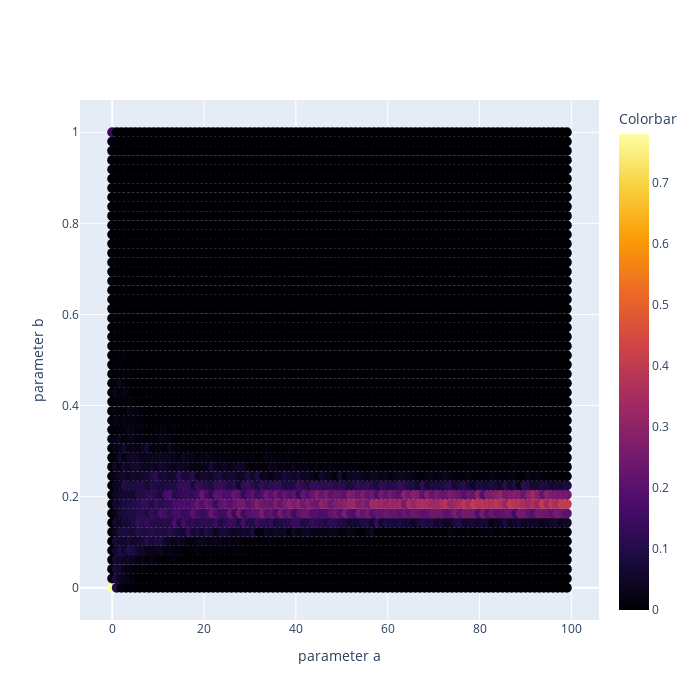

The notebook cell this image was saved under:
### Code cell
fig= [go.Scatter(
    x= coords_x,
    y= coords_y,
    mode= 'markers',
    marker= {
        'color': coords_topo,
        "colorbar": dict(
            title="Colorbar"
        ),
        'colorscale': 'Inferno',
            'line': {'width': 0},
            'size': 10,
            'symbol': 'circle',
        "opacity": 1
    }
)]


layout= go.Layout(
    xaxis= dict(
        title= 'parameter a'
    ),
    yaxis= dict(
        title= 'parameter b'
    ),
    height= 700,
    width= 700
)

Figure= go.Figure(data= fig,layout= layout)

iplot(Figure)

### Figure 1 — Plotly figure (JSON) as saved in the notebook; plotly's stock layout.template omitted (floating-point values rounded to 4 significant figures; data arrays with more than 128 entries replaced by an {"elided": "..."} marker saying what was removed)
{"data": [{"marker": {"color": {"elided": "5000 float values"}, "colorbar": {"title": {"text": "Colorbar"}}, "colorscale": [[0, "#000004"], [0.1111, "#1b0c41"], [0.2222, "#4a0c6b"], [0.3333, "#781c6d"], [0.4444, "#a52c60"], [0.5556, "#cf4446"], [0.6667, "#ed6925"], [0.7778, "#fb9b06"], [0.8889, "#f7d13d"], [1, "#fcffa4"]], "line": {"width": 0}, "opacity": 1, "size": 10, "symbol": "circle"}, "mode": "markers", "type": "scatter", "x": {"elided": "5000 int values"}, "y": {"elided": "5000 float values"}}], "layout": {"height": 700, "width": 700, "xaxis": {"title": {"text": "parameter a"}}, "yaxis": {"title": {"text": "parameter b"}}}}
